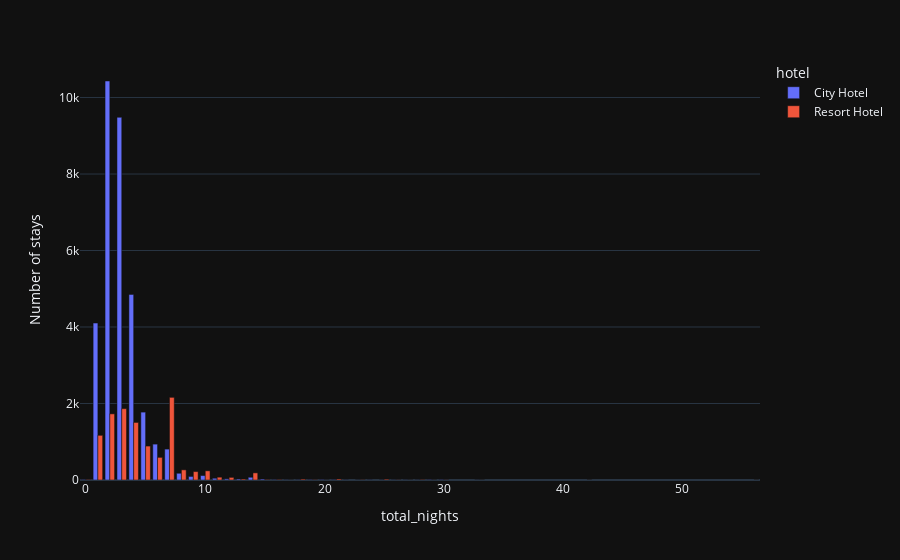

Notebook source saved alongside this figure:
### Code cell
px.bar(data_frame = stay, x = 'total_nights', y = 'Number of stays', color = 'hotel', barmode = 'group',
        template = 'plotly_dark')

### Figure 1 — Plotly figure (JSON) as saved in the notebook; plotly's stock layout.template omitted (floating-point values rounded to 4 significant figures)
{"data": [{"alignmentgroup": "True", "hovertemplate": "hotel=City Hotel<br>total_nights=%{x}<br>Number of stays=%{y}<extra></extra>", "legendgroup": "City Hotel", "marker": {"color": "#636efa", "pattern": {"shape": ""}}, "name": "City Hotel", "offsetgroup": "City Hotel", "orientation": "v", "showlegend": true, "textposition": "auto", "type": "bar", "x": [0, 1, 2, 3, 4, 5, 6, 7, 8, 9, 10, 11, 12, 13, 14, 15, 16, 17, 18, 19, 20, 21, 22, 23, 24, 25, 26, 27, 28, 29, 30, 33], "xaxis": "x", "y": [13, 4103, 10432, 9482, 4853, 1775, 938, 808, 176, 93, 116, 46, 30, 26, 71, 25, 10, 4, 6, 10, 12, 9, 4, 1, 5, 2, 3, 3, 3, 10, 8, 2], "yaxis": "y"}, {"alignmentgroup": "True", "hovertemplate": "hotel=Resort Hotel<br>total_nights=%{x}<br>Number of stays=%{y}<extra></extra>", "legendgroup": "Resort Hotel", "marker": {"color": "#EF553B", "pattern": {"shape": ""}}, "name": "Resort Hotel", "offsetgroup": "Resort Hotel", "orientation": "v", "showlegend": true, "textposition": "auto", "type": "bar", "x": [0, 1, 2, 3, 4, 5, 6, 7, 8, 9, 10, 11, 12, 13, 14, 15, 16, 17, 18, 19, 20, 21, 23, 25, 26, 27, 28, 29, 30, 33, 42, 56], "xaxis": "x", "y": [10, 1168, 1729, 1865, 1505, 887, 592, 2161, 265, 220, 240, 74, 68, 25, 186, 10, 12, 1, 23, 6, 1, 26, 5, 21, 3, 1, 9, 1, 3, 1, 1, 1], "yaxis": "y"}], "layout": {"barmode": "group", "legend": {"title": {"text": "hotel"}, "tracegroupgap": 0}, "margin": {"t": 60}, "xaxis": {"anchor": "y", "domain": [0, 1], "title": {"text": "total_nights"}}, "yaxis": {"anchor": "x", "domain": [0, 1], "title": {"text": "Number of stays"}}}}
